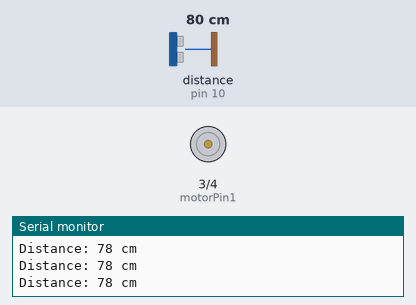
This sketch was run on a simulated Arduino Uno, built with avr-gcc and run on an emulated ATmega328P. Parts: motor-driver pin pairs drawn as motors (green arrow = first pin HIGH = forward, orange = second pin HIGH = backward, longer = more drive), the last lines printed to the serial monitor. Wiring (inferred from the names in the program): ultrasonic range finder: trigger pin 9; echo pin 10. The test bench sets the inputs (shaded band); at power-on: distance to the obstacle (sensor on pin 10) 80 cm. The echo pulse lasts 58.3 µs per cm.

Above: at 1.2 s.
1.3 s: distance to the obstacle (sensor on pin 10) set to 8 cm
2.8 s: distance to the obstacle (sensor on pin 10) set to 5 cm
At 3.9 s:
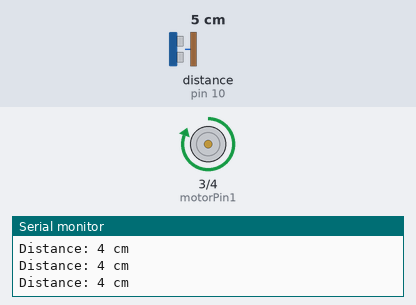
4.3 s: distance to the obstacle (sensor on pin 10) set to 2 cm
At 5.5 s:
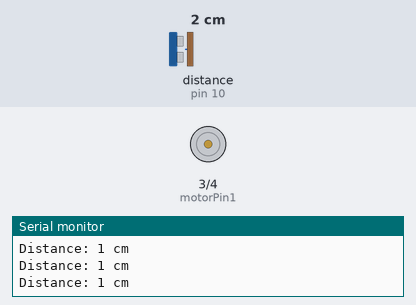
5.8 s: distance to the obstacle (sensor on pin 10) set to 4 cm
At 7.1 s:
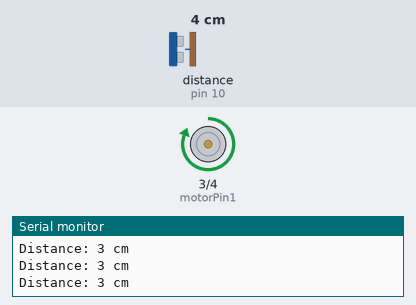
Timing chart, 0 to 8.3 s (numbered marks = the images above; inputs shaded):
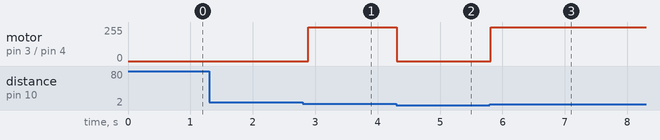

The sketch:

WATER_DISPENSER.ino
```cpp
/*
Code Name:WATER_DISPENSER
Author: RoboSiddhi

⚠ Warning

This project and its code are shared for learning and personal use only.
Commercial use, redistribution, or selling (in any form) of this code or
project is not allowed without proper permission.

                                                                                 .
              !^           .   ..   ..
              ??^~~~^.      ....:....
             :P5J?7?JY5.   ...^:::^..
            .BG5JY75&JYG   ...^:::^..
            .BBBP57?YYYG.   ....::::
             :YBBGYJ??Y?   .  .^ YGGY.
              :!BBBBY!:       .G??5BP^
            ~GP5P5??77!7:    .^J55Y!
           ^#57!7#5777!?57~:~77JG~
           ?#G5PB#57777!B5GG5YPJ.
          .BGYY&&BPY???J!!Y5Y7:
          :7!~!7777!!!!^

Description: This project involves the design and implementation of an automatic, non-contact water dispensing system.
The goal is to create a hygienic solution where water is pumped automatically when a user places their hand or a glass
near the nozzle, eliminating the need to physically touch a switch or tap.It use arduino uno,ultrasonic sensor,5v pump
motor driver.
Great for
learning robotics, DIY projects, and basic STEM applications.
*/
// Define Pins
const int trigPin = 9;
const int echoPin = 10;
const int motorPin1 = 3;
const int motorPin2 = 4;

// Variables
long duration;
int distance;

// CHANGED: Set to 5 cm to safely detect objects at 2 cm
const int activationDistance = 5;

void setup() {
  Serial.begin(9600);
  pinMode(trigPin, OUTPUT);
  pinMode(echoPin, INPUT);
  pinMode(motorPin1, OUTPUT);
  pinMode(motorPin2, OUTPUT);

  // Ensure pump is off at startup
  digitalWrite(motorPin1, LOW);
  digitalWrite(motorPin2, LOW);
}

void loop() {
  // 1. Clear the trigPin
  digitalWrite(trigPin, LOW);
  delayMicroseconds(2);

  // 2. Send the sound wave
  digitalWrite(trigPin, HIGH);
  delayMicroseconds(10);
  digitalWrite(trigPin, LOW);

  // 3. Read the echoPin
  duration = pulseIn(echoPin, HIGH);

  // 4. Calculate distance
  distance = duration * 0.034 / 2;

  Serial.print("Distance: ");
  Serial.print(distance);
  Serial.println(" cm");

  // 5. Logic: Turn ON if object is very close (0 to 5 cm)
  // We use > 1 because 0 often means "sensor error" or "out of range"
  if (distance > 1 && distance <= activationDistance) {
    digitalWrite(motorPin1, HIGH);
    digitalWrite(motorPin2, LOW);
  }
  else {
    digitalWrite(motorPin1, LOW);
    digitalWrite(motorPin2, LOW);
  }

  delay(100);
}
```

Measured:
- the behaviour switches between 7 and 6 cm on distance to the obstacle (sensor on pin 10) (found by bisection; images 0 and 1)
- the behaviour switches between 3 and 2 cm on distance to the obstacle (sensor on pin 10) (found by bisection; images 1 and 2)
- after the input at 2.8 s, motor on pin 3 (motorPin1) / pin 4 (motorPin2): stopped → forward 255/255 after 0.09 s
- after the input at 4.3 s, motor on pin 3 (motorPin1) / pin 4 (motorPin2): forward 255/255 → stopped at once
- after the input at 5.8 s, motor on pin 3 (motorPin1) / pin 4 (motorPin2): stopped → forward 255/255 at once
